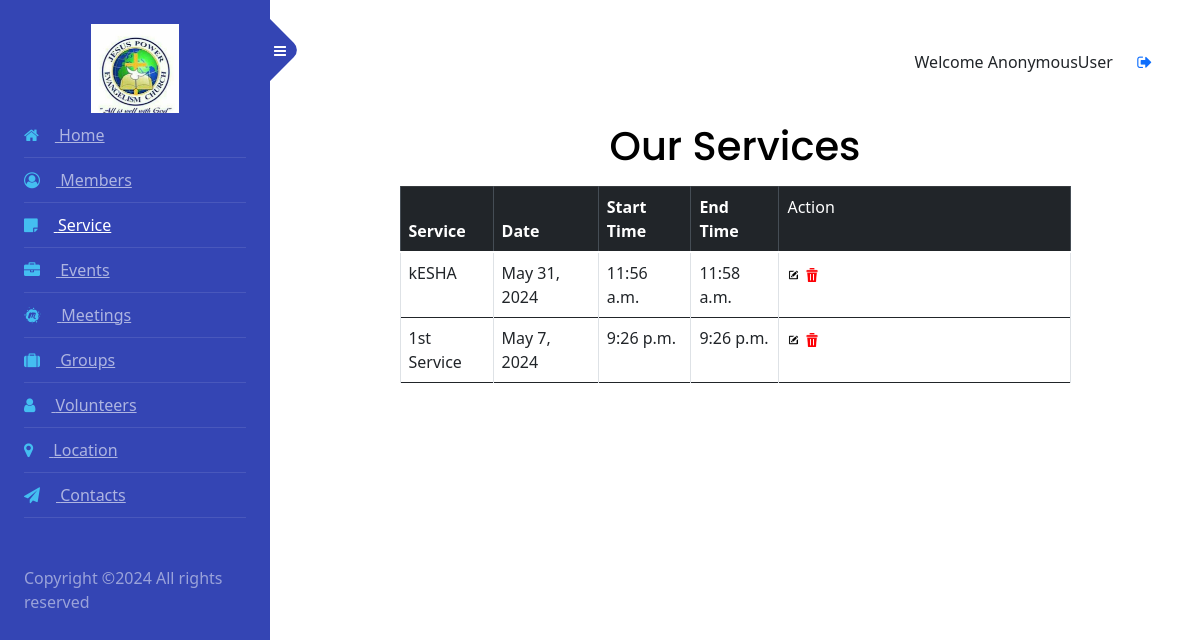
Screenshot of /events/services/ with the database file from the repository.
### events/models.py (models this page shows)
class Service(models.Model):
    name = models.CharField(max_length=100)
    date = models.DateField()
    start_time = models.TimeField()
    end_time = models.TimeField()

### events/views.py (the view)
# urls.py: path('services/', views.service_list, name='service_list'),
def service_list(request):
    services = Service.objects.all().order_by('-id')
    return render(request, 'events/service_list.html', {'services': services})

### events/templates/events/service_list.html (shortened to what this page needs)
{% extends "admin-sidebar.html" %}
{% load static %}
{% block content %}
<link rel="stylesheet" href="{% static 'css/styles.css' %}">
<link href="https://cdn.jsdelivr.net/npm/bootstrap@5.0.2/dist/css/bootstrap.min.css" rel="stylesheet"
>
</head>
<body>
    <div class="container-fluid">
    <div class="row justify-content-center">
        <div class="col-md-10">
            <h1 class="text-center mt-5">Our Services</h1>
            <div class="table-responsive">
                <table class="table table-hover table-bordered">
                    <thead class="table-dark">
                    <tr>
                        <th>Service</th>
                        <th>Date</th>
                        <th>Start Time</th>
                        <th>End Time</th>
                        <td>Action</td>
                    </tr>
                    </thead>
                    <tbody>
                    {% for service in services %}
                        <tr>
                            <td>{{ service.name }}</td>
                            <td>{{ service.date }}</td>
                            <td>{{ service.start_time }}</td>
                            <td>{{ service.end_time }}</td>
                            <td>
                                <a href="{% url 'edit_service' service.id %}" ><img src="{% static 'images/edit.jpeg' %}" alt="Edit" class="resized-image"></a>
                                <a href="{% url 'delete_service' service.id %}"><img src="{% static 'images/delete.png' %}" alt="Delete" class="resized-image"></a>
                            </td>
                        </tr>
                    {% endfor %}
                    </tbody>
                </table>
            </div>
        </div>
    </div>
</body>
{% endblock %}

### staticfiles/css/styles.css (style rules this page uses)
body { margin: 0; padding: 0; font-family: 'Poppins', sans-serif; background: #282828; }

### dashboard/templates/admin-sidebar.html (style rules this page uses)
.resized-image { width: 5%; }

### events/templates/events/service_list.html (style rules this page uses)
.resized-image { width: 5%; height: auto; }

### rows the page displays
Service: name "kESHA", date "May 31, 2024", start_time "11:56 a.m.", end_time "11:58 a.m."
Service: name "1st Service", date "May 7, 2024", start_time "9:26 p.m.", end_time "9:26 p.m."

### other values shown
{{ user }} "AnonymousUser"
